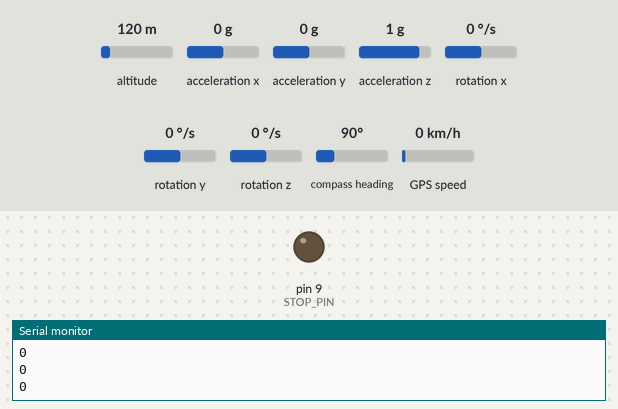
Recording of a sketch running on a simulated Arduino Uno, built with avr-gcc and run on an emulated ATmega328P. Shown: output pins drawn as LEDs (lit = HIGH), the last lines printed to the serial monitor. The test bench sets the inputs (shaded band); at power-on: acceleration x 0 g, altitude 120 m, acceleration y 0 g, acceleration z 1 g, rotation x 0 °/s, rotation y 0 °/s, rotation z 0 °/s, compass heading 90°, GPS speed 0 km/h. The GPS gets a fix after 3 s at 37.7749, -122.4194 with 8 satellites; the modem accepts every AT command (registered, SIM ready, sends succeed) and sends nothing else.

Above: at 1.4 s.
1.5 s: acceleration x set to -0.6 g
3.0 s: acceleration x set to -0.9 g
At 3.6 s:
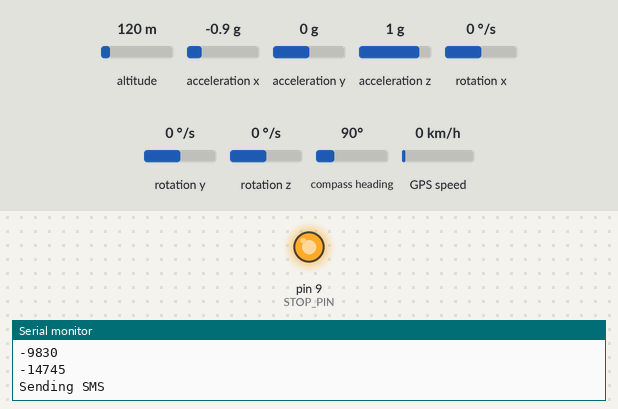
Timing chart, 0 to 6.0 s (numbered marks = the images above; inputs shaded):
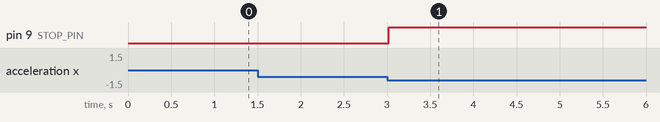

The sketch:

Accident_detection.ino
```cpp
//accident detection

#include <TinyGPS++.h>
#include <SoftwareSerial.h>
#include "I2Cdev.h"
#include "MPU6050.h"
#define STOP_PIN 9
#if I2CDEV_IMPLEMENTATION == I2CDEV_ARDUINO_WIRE
#include "Wire.h"
#endif
MPU6050 accelgyro;
//MPU6050 accelgyro default address is 0x68; // <-- default AD0 is low
//MPU6050 accelgyro(0x69); // <-- use for AD0 high

int16_t ax, ay, az;
int16_t gx, gy, gz;


#define OUTPUT_READABLE_ACCELGYRO

static const int RXPin = 3, TXPin = 4;
static const uint32_t GPSBaud = 9600;

TinyGPSPlus gps;

// The serial connection to the GPS device. arduino pin 4 to Tx of gps and arduino pin 3 to Rx of GPS
SoftwareSerial ss(RXPin, TXPin);
SoftwareSerial SIM900(7, 8);//pin 7 of arduino to tx of gsm and pin 8 nof arduino to rx of gsm
boolean activate;
void setup() {
  pinMode(STOP_PIN, OUTPUT);
  Serial.begin(19200);
  ss.begin(GPSBaud);
  SIM900.begin(19200);
  Serial.print("SIM900 ready...");

  // AT command to set SIM900 to SMS mode
  SIM900.print("AT+CMGF=1\r");
  delay(100);
  // Set module to send SMS data to serial out upon receipt
  SIM900.print("AT+CNMI=2,2,0,0,0\r");
  delay(100);
   // join I2C bus (I2Cdev library doesn't do this automatically)
    #if I2CDEV_IMPLEMENTATION == I2CDEV_ARDUINO_WIRE
        Wire.begin();
    #elif I2CDEV_IMPLEMENTATION == I2CDEV_BUILTIN_FASTWIRE
        Fastwire::setup(400, true);
    #endif

    // initialize serial communication
    Serial.begin(19200); //do not forget to change the baud rate to 19200 in your output screen

    // initialize device
    Serial.println("Initializing I2C devices...");
    accelgyro.initialize();

    // verify connection
    Serial.println("Testing device connections...");
    Serial.println(accelgyro.testConnection() ? "MPU6050 connection successful" : "MPU6050 connection failed");

}

void loop() {
  accelgyro.getMotion6(&ax, &ay, &az, &gx, &gy, &gz);
  Serial.println(ax);
        delay(10);
  if(ax>12000 || ax< -12000){
    digitalWrite(STOP_PIN, HIGH);
    sendsms();
    }

}
void sendsms(){

if (ss.available() > 0){
    gps.encode(ss.read());
    if (gps.location.isUpdated()){
      Serial.print("GPS FIXED");
      Serial.print("Latitude= ");
      Serial.print(gps.location.lat(), 6);
      Serial.print(" Longitude= ");
      Serial.println(gps.location.lng(), 6);
    }
  }
SIM900.println("AT + CMGS = \"+9779861316902\"");
      delay(100);
      Serial.println("Sending SMS");
      SIM900.println("A CRASH of vechicle has been detected, please try to contact the driver");
      delay(100);

      // Send the SMS text message
      SIM900.print("https://www.google.com/maps/?q=");
      SIM900.print(gps.location.lat(), 6);
      SIM900.print(gps.location.lng(), 6);


      delay(100);
      // End AT command with a ^Z, ASCII code 26
      SIM900.println((char)26);
      delay(100);
      SIM900.println();
      // Give module time to send SMS
      delay(5000);


}
```

Measured:
- the behaviour switches between -0.7 and -0.8 g on acceleration x (found by bisection; images 0 and 1)
- after the input at 3.0 s, pin 9 (STOP_PIN): LOW → HIGH at once
